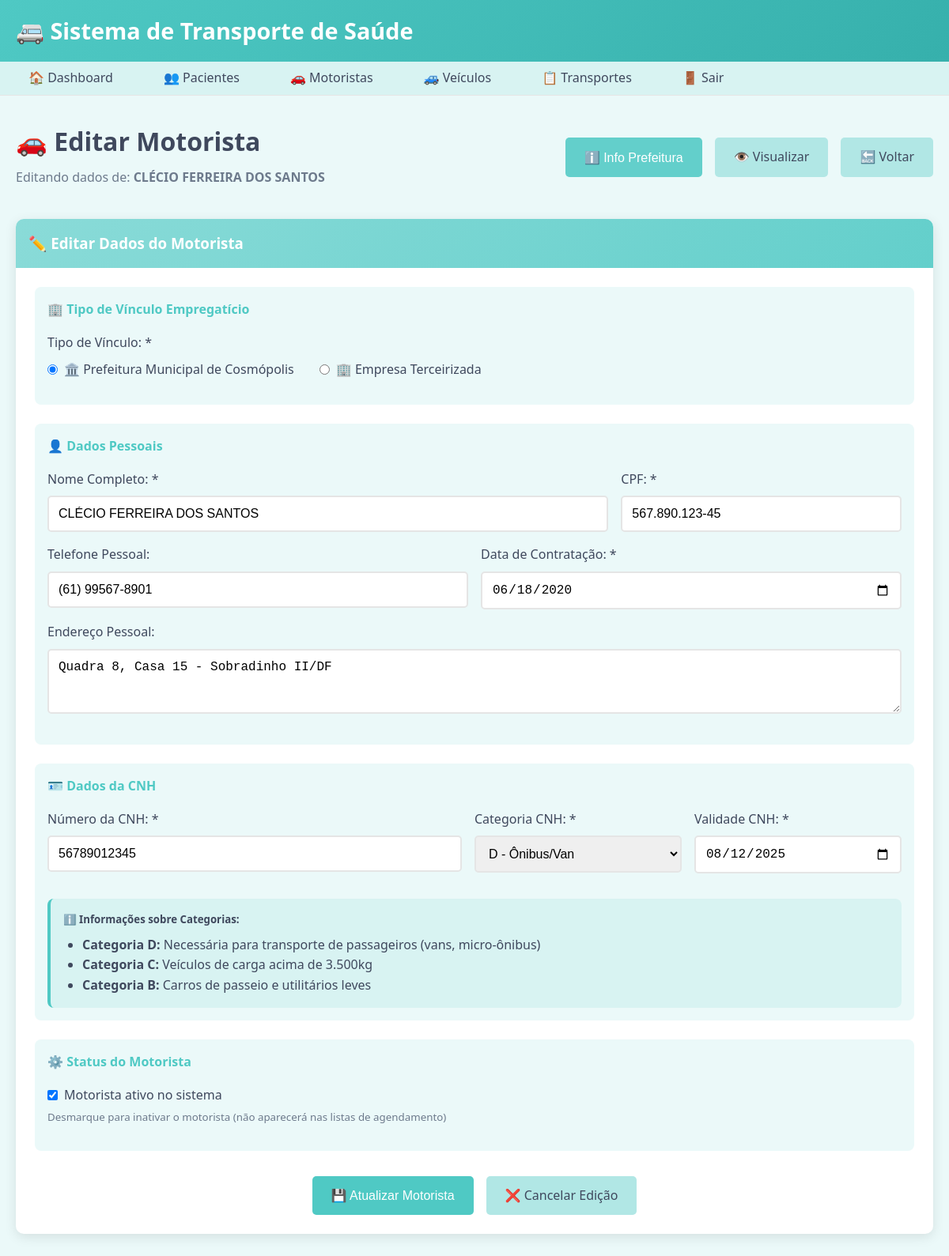
Page /drivers/5/edit (signed in) on the committed database.
### tables this page shows
CREATE TABLE driver (
    id INTEGER PRIMARY KEY AUTOINCREMENT,
    name VARCHAR(100) NOT NULL,
    cpf VARCHAR(14) UNIQUE NOT NULL,
    cnh VARCHAR(20) UNIQUE NOT NULL,
    cnh_category VARCHAR(5) NOT NULL,
    cnh_expiry DATE NOT NULL,
    phone VARCHAR(15),
    address TEXT,
    hire_date DATE NOT NULL,
    is_active BOOLEAN DEFAULT 1
, employment_type VARCHAR(20) DEFAULT "prefeitura", company_name VARCHAR(150), company_cnpj VARCHAR(20), company_contact VARCHAR(100), company_phone VARCHAR(15), company_address TEXT);

### app_simple.py (the view)
@app.route('/drivers/<int:driver_id>/edit', methods=['GET', 'POST'])
def drivers_edit(driver_id):
    if not check_auth():
        return redirect('/login')
    conn = get_db()
    cursor = conn.cursor()
    cursor.execute('SELECT * FROM driver WHERE id = ?', (driver_id,))
    driver = cursor.fetchone()
    if not driver:
        flash('Motorista não encontrado!', 'danger')
        return redirect('/drivers')
    if request.method == 'POST':
        try:
            cursor.execute('''
                UPDATE driver
                SET name = ?, cpf = ?, cnh = ?, cnh_category = ?, cnh_expiry = ?,
                    phone = ?, address = ?, hire_date = ?, employment_type = ?,
                    company_name = ?, company_cnpj = ?, company_contact = ?,
                    company_phone = ?, company_address = ?, is_active = ?
                WHERE id = ?
            ''', (
                request.form['name'],
                request.form['cpf'],
                request.form['cnh'],
                request.form['cnh_category'],
                request.form['cnh_expiry'],
                request.form.get('phone'),
                request.form.get('address'),
                request.form['hire_date'],
                request.form['employment_type'],
                request.form.get('company_name') if request.form['employment_type'] == 'terceirizado' else None,
                request.form.get('company_cnpj') if request.form['employment_type'] == 'terceirizado' else None,
                request.form.get('company_contact') if request.form['employment_type'] == 'terceirizado' else None,
                request.form.get('company_phone') if request.form['employment_type'] == 'terceirizado' else None,
                request.form.get('company_address') if request.form['employment_type'] == 'terceirizado' else None,
                1 if 'is_active' in request.form else 0,
                driver_id
            ))
            conn.commit()
            conn.close()
            flash('Motorista atualizado com sucesso!', 'success')
            return redirect(f'/drivers/{driver_id}/view')
        except Exception as e:
            conn.close()
            flash(f'Erro ao atualizar motorista: {str(e)}', 'danger')
    else:
        conn.close()
    return render_template('drivers/form.html', driver=driver)

### app_simple.py (called while the page is built)
def get_db():
    conn = sqlite3.connect(DB_PATH)
    conn.row_factory = sqlite3.Row  # Para acessar colunas por nome
    return conn

def check_auth():
    return 'user_id' in session

### templates/drivers/form.html (shortened to what this page needs)
{% extends "base.html" %}
{% block content %}
<div style="padding: 2rem 0;">
    <div style="display: flex; justify-content: space-between; align-items: center; margin-bottom: 2rem;">
        <div>
            <h1>🚗 {% if driver %}Editar{% else %}Novo{% endif %} Motorista</h1>
            {% if driver %}
                <p style="color: var(--gray-color); margin: 0.5rem 0;">Editando dados de: <strong>{{ driver.name }}</strong></p>
            {% endif %}
        </div>
        <div style="display: flex; gap: 1rem;">
            <button onclick="showPrefeituraInfo()" class="btn" style="background-color: var(--color-60); color: white;">
                ℹ️ Info Prefeitura
            </button>
            {% if driver %}
                <a href="/drivers/{{ driver.id }}/view" class="btn btn-secondary">👁️ Visualizar</a>
            {% endif %}
            <a href="/drivers" class="btn btn-secondary">🔙 Voltar</a>
        </div>
    </div>
    <div class="card">
        <div class="card-header">
            <h3>{% if driver %}✏️ Editar Dados do{% else %}➕ Cadastrar Novo{% endif %} Motorista</h3>
        </div>
        <div class="card-body">
            <form method="POST">
                <div style="background-color: var(--color-95); padding: 1rem; border-radius: 8px; margin-bottom: 1.5rem;">
                    <h4 style="color: var(--primary-color); margin-bottom: 1rem;">🏢 Tipo de Vínculo Empregatício</h4>
                    <div class="form-group">
                        <label class="form-label">Tipo de Vínculo: *</label>
                        <div style="display: flex; gap: 2rem; margin-top: 0.5rem;">
                            <label style="display: flex; align-items: center; gap: 0.5rem;">
                                <input type="radio" name="employment_type" value="prefeitura"
                                       {{ 'checked' if not driver or driver.employment_type == 'prefeitura' else '' }}
                                       onchange="toggleCompanyFields()" required>
                                🏛️ Prefeitura Municipal de Cosmópolis
                            </label>
                            <label style="display: flex; align-items: center; gap: 0.5rem;">
                                <input type="radio" name="employment_type" value="terceirizado"
                                       {{ 'checked' if driver and driver.employment_type == 'terceirizado' else '' }}
                                       onchange="toggleCompanyFields()" required>
                                🏢 Empresa Terceirizada
                            </label>
                        </div>
                    </div>
                </div>
                <div style="background-color: var(--color-95); padding: 1rem; border-radius: 8px; margin-bottom: 1.5rem;">
                    <h4 style="color: var(--primary-color); margin-bottom: 1rem;">👤 Dados Pessoais</h4>
                    <div style="display: grid; grid-template-columns: 2fr 1fr; gap: 1rem;">
                        <div class="form-group">
                            <label class="form-label" for="name">Nome Completo: *</label>
                            <input type="text" id="name" name="name" class="form-input"
                                   value="{{ driver.name if driver else '' }}"
                                   placeholder="Nome completo do motorista" required style="text-transform: uppercase;">
                        </div>
                        <div class="form-group">
                            <label class="form-label" for="cpf">CPF: *</label>
                            <input type="text" id="cpf" name="cpf" class="form-input"
                                   value="{{ driver.cpf if driver else '' }}"
                                   placeholder="000.000.000-00" maxlength="14" required>
                        </div>
                    </div>
                    <div style="display: grid; grid-template-columns: 1fr 1fr; gap: 1rem;">
                        <div class="form-group">
                            <label class="form-label" for="phone">Telefone Pessoal:</label>
                            <input type="text" id="phone" name="phone" class="form-input"
                                   value="{{ driver.phone if driver else '' }}"
                                   placeholder="(00) 00000-0000">
                        </div>
                        <div class="form-group">
                            <label class="form-label" for="hire_date">Data de Contratação: *</label>
                            <input type="date" id="hire_date" name="hire_date" class="form-input"
                                   value="{{ driver.hire_date if driver else '' }}" required>
                        </div>
                    </div>
                    <div class="form-group">
                        <label class="form-label" for="address">Endereço Pessoal:</label>
                        <textarea id="address" name="address" class="form-textarea" rows="3"
                                  placeholder="Endereço residencial completo">{{ driver.address if driver else '' }}</textarea>
                    </div>
                </div>
                <div style="background-color: var(--color-95); padding: 1rem; border-radius: 8px; margin-bottom: 1.5rem;">
                    <h4 style="color: var(--primary-color); margin-bottom: 1rem;">🪪 Dados da CNH</h4>
                    <div style="display: grid; grid-template-columns: 2fr 1fr 1fr; gap: 1rem;">
                        <div class="form-group">
                            <label class="form-label" for="cnh">Número da CNH: *</label>
                            <input type="text" id="cnh" name="cnh" class="form-input"
                                   value="{{ driver.cnh if driver else '' }}"
                                   placeholder="00000000000" maxlength="11" required>
                        </div>
                        <div class="form-group">
                            <label class="form-label" for="cnh_category">Categoria CNH: *</label>
                            <select id="cnh_category" name="cnh_category" class="form-select" required>
                                <option value="D" {{ 'selected' if driver and driver.cnh_category == 'D' else '' }}>D - Ônibus/Van</option>
                            </select>
                        </div>
                        <div class="form-group">
                            <label class="form-label" for="cnh_expiry">Validade CNH: *</label>
                            <input type="date" id="cnh_expiry" name="cnh_expiry" class="form-input"
                                   value="{{ driver.cnh_expiry if driver else '' }}" required>
                        </div>
                    </div>
                    <div style="margin-top: 1rem; padding: 1rem; background-color: var(--color-90); border-radius: 8px; border-left: 4px solid var(--primary-color);">
                        <h5 style="margin-bottom: 0.5rem;">ℹ️ Informações sobre Categorias:</h5>
                        <ul style="margin: 0; padding-left: 1.5rem; color: var(--text-color);">
                            <li><strong>Categoria D:</strong> Necessária para transporte de passageiros (vans, micro-ônibus)</li>
                            <li><strong>Categoria C:</strong> Veículos de carga acima de 3.500kg</li>
                            <li><strong>Categoria B:</strong> Carros de passeio e utilitários leves</li>
                        </ul>
                    </div>
                </div>
                {% if driver %}
                <div style="background-color: var(--color-95); padding: 1rem; border-radius: 8px; margin-bottom: 1.5rem;">
                    <h4 style="color: var(--primary-color); margin-bottom: 1rem;">⚙️ Status do Motorista</h4>
                    <div class="form-group">
                        <label style="display: flex; align-items: center; gap: 0.5rem;">
                            <input type="checkbox" name="is_active" value="1"
                                   {{ 'checked' if driver.is_active else '' }}>
                            Motorista ativo no sistema
                        </label>
                        <small style="color: var(--gray-color); margin-top: 0.25rem; display: block;">
                            Desmarque para inativar o motorista (não aparecerá nas listas de agendamento)
                        </small>
                    </div>
                </div>
                {% endif %}
                <div style="display: flex; gap: 1rem; margin-top: 2rem; justify-content: center;">
                    <button type="submit" class="btn btn-primary" style="min-width: 200px;">
                        💾 {% if driver %}Atualizar{% else %}Cadastrar{% endif %} Motorista
                    </button>
                    {% if driver %}
                        <a href="/drivers/{{ driver.id }}/view" class="btn btn-secondary">
                            ❌ Cancelar Edição
                        </a>
                    {% else %}
                        <a href="/drivers" class="btn btn-secondary">
                            ❌ Cancelar
                        </a>
                    {% endif %}
                </div>
            </form>
        </div>
    </div>
</div>
{% endblock %}

### static/css/style.css (style rules this page uses)
:root { --color-100: #ffffff; --color-95: #ebf9f9; --color-90: #d8f3f2; --color-85: #c4edec; --color-80: #b1e7e5; --color-75: #9de1df; --color-70: #8adbd8; --color-65: #76d5d2; --color-60: #63cfcb; --color-55: #4fc9c4; --color-50: #3cc3bf; --color-45: #36b0ac; --color-40: #309c98; --color-35: #2a8985; --color-30: #247572; --color-25: #1e625f; --color-20: #184e4c; --color-15: #123b39; --color-10: #0c2726; --color-5: #061413; --color-0: #000000; --primary-color: var(--color-55); --primary-dark: var(--color-45); --primary-hover: var(--color-40); --secondary-color: #6d7a8c; --text-color: #3f485d; --border-color: #e5e5e5; --success-color: #79b24a; --warning-color: #f2823c; --danger-color: #e81d51; --info-color: #91ceff; --light-color: var(--color-95); --dark-color: var(--color-20); --gray-color: #6d7a8c; --input-focus: var(--primary-color); --input-focus-shadow: rgba(79, 201, 196, 0.25); }
* { margin: 0; padding: 0; box-sizing: border-box; }
body { font-family: 'Segoe UI', Tahoma, Geneva, Verdana, sans-serif; background-color: var(--color-95); color: var(--text-color); line-height: 1.6; }
.card { background: white; border-radius: 10px; box-shadow: 0 4px 15px rgba(0,0,0,0.1); margin: 1rem 0; overflow: hidden; transition: transform 0.3s ease; }
.card-header { background: linear-gradient(135deg, var(--color-70), var(--color-60)); color: white; padding: 1rem; font-weight: 600; }
.card-body { padding: 1.5rem; }
.form-group { margin-bottom: 1rem; }
.form-label { display: block; margin-bottom: 0.5rem; font-weight: 500; color: var(--text-color); }
.form-input, .form-select, .form-textarea { width: 100%; padding: 0.75rem; border: 2px solid var(--border-color); border-radius: 5px; font-size: 1rem; transition: border-color 0.3s ease; }
.btn { display: inline-block; padding: 0.75rem 1.5rem; border: none; border-radius: 5px; cursor: pointer; text-decoration: none; font-size: 1rem; font-weight: 500; transition: all 0.3s ease; text-align: center; }
.btn-primary { background-color: var(--primary-color); color: white; }
.btn-secondary { background-color: var(--color-80); color: var(--text-color); }

### rows in the picture
driver: name "CLÉCIO FERREIRA DOS SANTOS", cpf "567.890.123-45", phone "(61) 99567-8901", hire_date "06/18/2020", address "Quadra 8, Casa 15 - Sobradinho II/DF", cnh "56789012345", cnh_expiry "08/12/2025"
